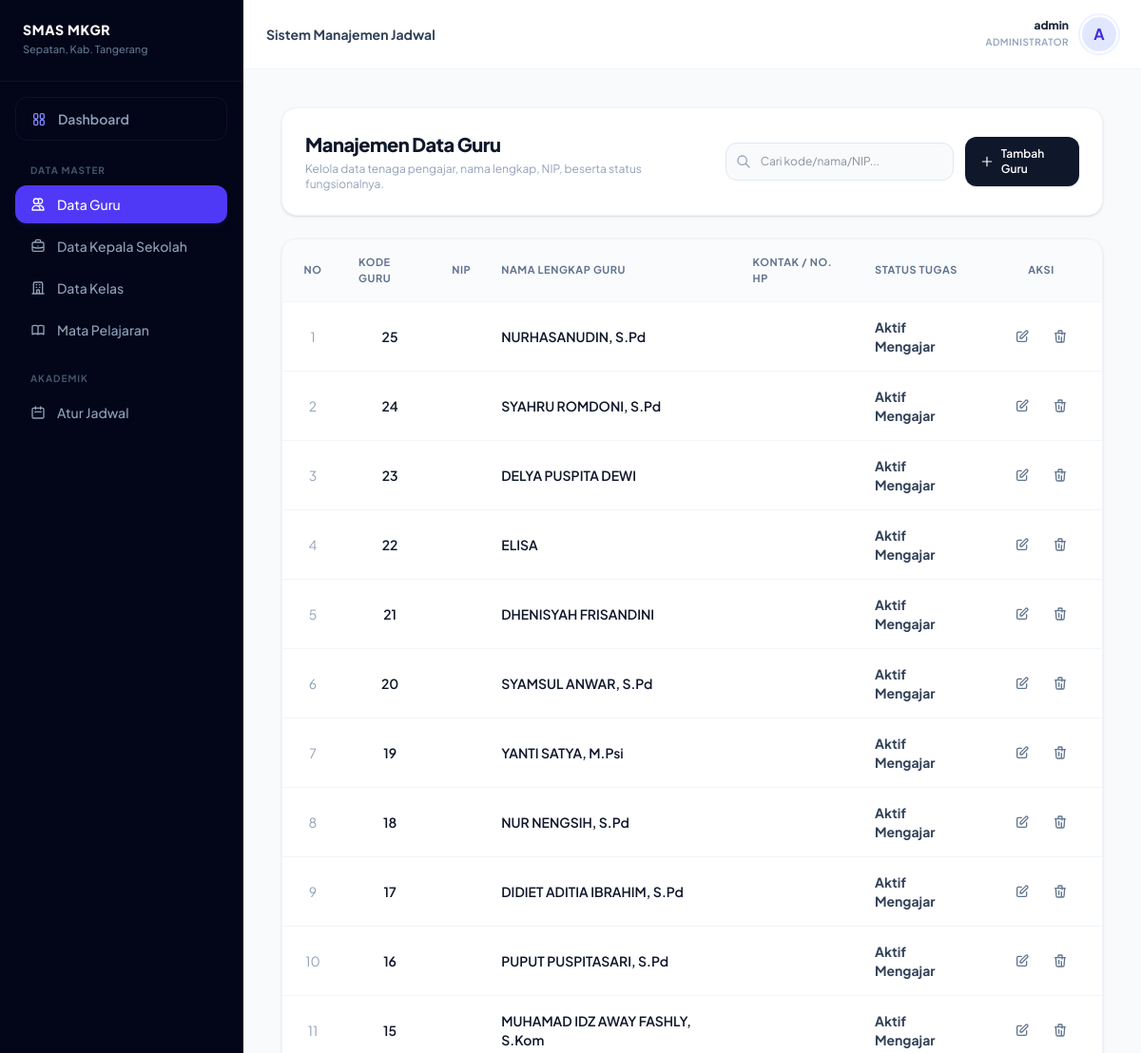
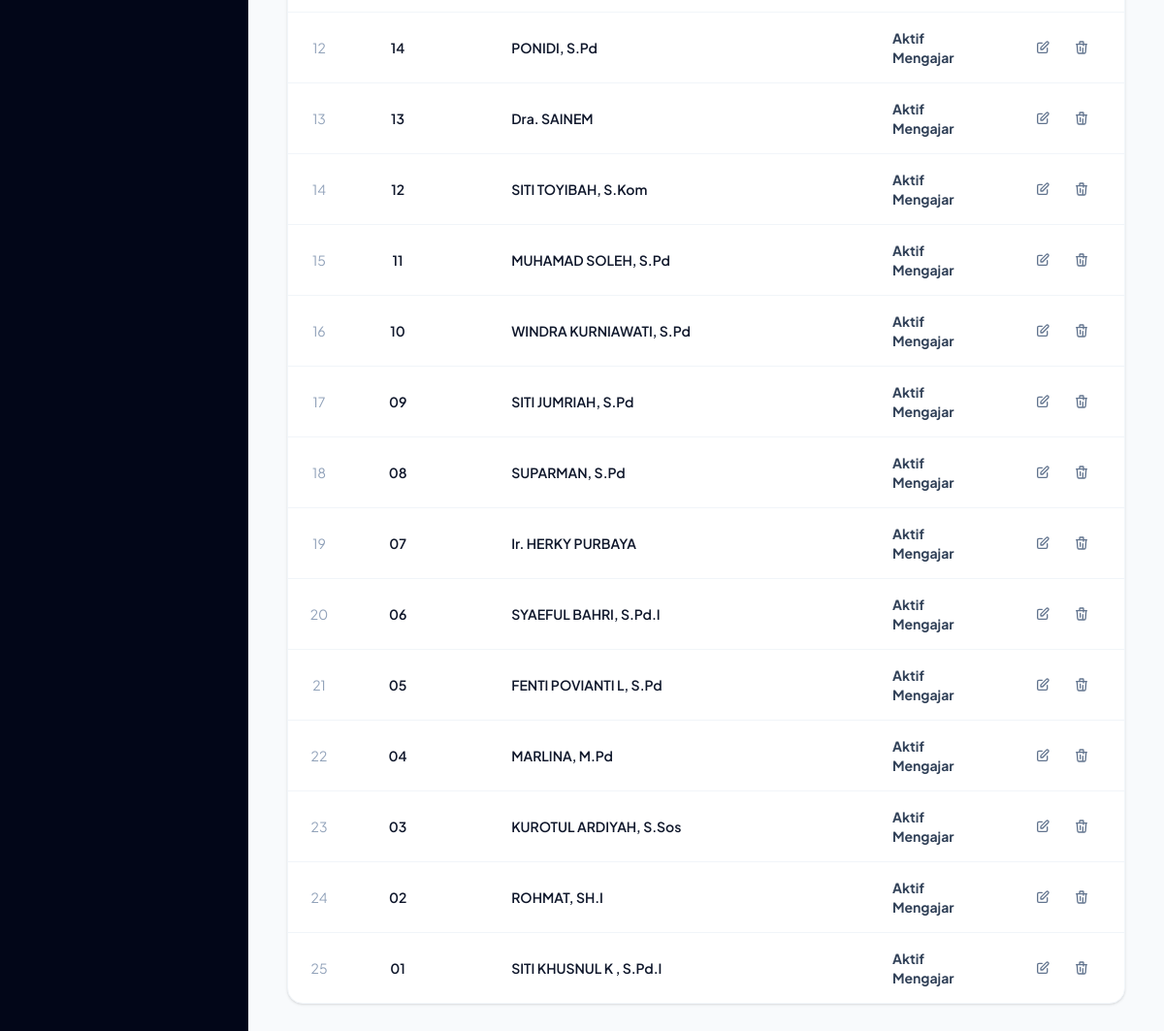
Screenshot of /guru.php (signed in) with the database file from the repository (2 pictures, top to bottom).
### tables this page shows
CREATE TABLE `guru` (
  `id` smallint NOT NULL AUTO_INCREMENT,
  `id_user` int DEFAULT NULL,
  `kode_guru` varchar(10) DEFAULT NULL,
  `nip` char(18) DEFAULT NULL,
  `nama_guru` varchar(60) NOT NULL,
  `kontak` varchar(15) DEFAULT NULL,
  `status_tugas` varchar(30) DEFAULT 'Aktif Mengajar',
  `notes` text,
  PRIMARY KEY (`id`)
);

### guru.php (the view, shortened to what this page needs)
<?php
require_once 'config/database.php';
$allowed_sorts = ['kode_guru', 'nip', 'nama_guru', 'kontak', 'status_tugas'];
$sort = isset($_GET['sort']) && in_array($_GET['sort'], $allowed_sorts) ? $_GET['sort'] : 'id';
$dir = isset($_GET['dir']) && $_GET['dir'] === 'asc' ? 'ASC' : 'DESC';
$search = isset($_GET['q']) ? mysqli_real_escape_string($db, trim($_GET['q'])) : '';
$whereClause = "";
$query = mysqli_query($db, "SELECT guru.*, user.username FROM guru LEFT JOIN user ON guru.id_user = user.id $whereClause ORDER BY guru.$sort $dir");
function sortLink($column, $label, $current_sort, $current_dir) {
    $new_dir = ($current_sort === $column && $current_dir === 'DESC') ? 'asc' : 'desc';
    $icon = '';
    return "<a href='?sort=$column&dir=$new_dir' class='hover:text-slate-800 transition-colors inline-flex items-center gap-1'>$label<span class='text-[10px]'>$icon</span></a>";
}
?>
<!DOCTYPE html>
<html lang="en" class="h-full bg-slate-50">
<head>
    <link href="css/output.css" rel="stylesheet">
</head>
<body class="h-full antialiased text-slate-800 bg-slate-50/50">
    <div class="flex min-h-screen">
        <?php include 'includes/sidebar.php'; ?>
        <div class="flex-1 min-w-0 h-screen overflow-y-auto bg-slate-50/30 relative">
            <?php include 'includes/header.php'; ?>
            <div class="p-6 md:p-10 space-y-6 max-w-[1600px] mx-auto">
                <div class="flex flex-col sm:flex-row sm:items-center sm:justify-between gap-4 bg-white p-6 rounded-2xl border border-slate-100 shadow-sm">
                    <div>
                        <h2 class="text-xl font-extrabold text-slate-900 tracking-tight">Manajemen Data Guru</h2>
                        <p class="text-xs text-slate-400 mt-1">Kelola data tenaga pengajar, nama lengkap, NIP, beserta status fungsionalnya.</p>
                    </div>
                    <div class="flex items-center gap-3">
                        <form method="GET" action="" style="position:relative;">
                            <input type="text" name="q" value="<?= htmlspecialchars($search) ?>" placeholder="Cari kode/nama/NIP..." style="padding: 10px 36px 10px 36px; background:#f8fafc; border:1px solid #e2e8f0; border-radius:12px; font-size:12px; outline:none; width:240px; font-family:inherit; color:#1e293b; transition: border-color .2s, background .2s;" onfocus="this.style.background='#fff';this.style.borderColor='#1e293b'" onblur="this.style.background='#f8fafc';this.style.borderColor='#e2e8f0'">
                        </form>
                        <a href="tambah_guru.php" class="inline-flex items-center justify-center gap-2 px-4 py-2.5 bg-slate-900 hover:bg-slate-800 text-white text-xs font-semibold rounded-xl transition-all shadow-sm active:scale-95">
                            <svg class="w-4 h-4" fill="none" stroke="currentColor" viewBox="0 0 24 24">
                                <path stroke-linecap="round" stroke-linejoin="round" stroke-width="2" d="M12 4v16m8-8H4"></path>
                            </svg>
                            Tambah Guru
                        </a>
                    </div>
                </div>
                <div class="bg-white rounded-2xl border border-slate-100 shadow-sm overflow-hidden">
                    <div class="overflow-x-auto w-full">
                        <table class="w-full text-left border-collapse">
                            <thead>
                                <tr class="bg-slate-50/70 border-b border-slate-100">
                                    <th class="p-4 text-[11px] font-bold text-slate-500 uppercase tracking-wider w-16 text-center">No</th>
                                    <th class="p-4 text-[11px] font-bold text-slate-500 uppercase tracking-wider"><?= sortLink('kode_guru', 'Kode Guru', $sort, $dir) ?></th>
                                    <th class="p-4 text-[11px] font-bold text-slate-500 uppercase tracking-wider"><?= sortLink('nip', 'NIP', $sort, $dir) ?></th>
                                    <th class="p-4 text-[11px] font-bold text-slate-500 uppercase tracking-wider"><?= sortLink('nama_guru', 'Nama Lengkap Guru', $sort, $dir) ?></th>
                                    <th class="p-4 text-[11px] font-bold text-slate-500 uppercase tracking-wider"><?= sortLink('kontak', 'Kontak / No. HP', $sort, $dir) ?></th>
                                    <th class="p-4 text-[11px] font-bold text-slate-500 uppercase tracking-wider"><?= sortLink('status_tugas', 'Status Tugas', $sort, $dir) ?></th>
                                    <th class="p-4 text-[11px] font-bold text-slate-500 uppercase tracking-wider w-32 text-center">Aksi</th>
                                </tr>
                            </thead>
                            <tbody class="divide-y divide-slate-100 text-sm text-slate-700 font-medium">
                                <?php
                                $no = 1;
                                while ($row = mysqli_fetch_assoc($query)) :
                                ?>
                                    <tr class="hover:bg-slate-50/40 transition-colors">
                                        <td class="p-4 text-center text-slate-400 font-normal"><?= $no++; ?></td>
                                        <td class="p-4 text-slate-900 font-semibold text-center"><?= htmlspecialchars($row['kode_guru'] ?? '-'); ?></td>
                                        <td class="p-4 text-slate-900 font-semibold tracking-tight"><?= $row['nip']; ?></td>
                                        <td class="p-4">
                                            <div class="text-slate-900 font-semibold"><?= htmlspecialchars($row['nama_guru'] ?? '-'); ?></div>
                                        </td>
                                        <td class="p-4 text-slate-500 font-normal"><?= $row['kontak']; ?></td>
                                        <td class="p-4">
                                            <?php if ($row['status_tugas'] == 'Aktif Mengajar') : ?>
                                                <span class="font-bold text-slate-700">Aktif Mengajar</span>
                                            <?php else : ?>
                                                <span class="font-bold text-slate-700">Cuti / Non-Aktif</span>
                                            <?php endif; ?>
                                        </td>
                                        <td class="p-4 text-center">
                                            <div class="flex items-center justify-center gap-2">
                                                <a href="edit_guru.php?id=<?= $row['id']; ?>" class="p-2 text-slate-500 hover:text-indigo-600 hover:bg-indigo-50 rounded-lg transition-all" title="Edit">
                                                    <svg class="w-4 h-4" fill="none" stroke="currentColor" viewBox="0 0 24 24">
                                                        <path stroke-linecap="round" stroke-linejoin="round" stroke-width="2" d="M11 5H6a2 2 0 00-2 2v11a2 2 0 002 2h11a2 2 0 002-2v-5m-1.414-9.414a2 2 0 112.828 2.828L11.828 15H9v-2.828l8.586-8.586z"></path>
                                                    </svg>
                                                </a>
                                                <a href="hapus_guru.php?id=<?= $row['id']; ?>" onclick="return confirm('Hapus data guru ini?')" class="p-2 text-slate-500 hover:text-rose-600 hover:bg-rose-50 rounded-lg transition-all" title="Hapus">
                                                    <svg class="w-4 h-4" fill="none" stroke="currentColor" viewBox="0 0 24 24">
                                                        <path stroke-linecap="round" stroke-linejoin="round" stroke-width="2" d="M19 7l-.867 12.142A2 2 0 0116.138 21H7.862a2 2 0 01-1.995-1.858L5 7m5 4v6m4-4v6m1-10V4a1 1 0 00-1-1h-4a1 1 0 00-1 1v3M4 7h16"></path>
                                                    </svg>
                                                </a>
                                            </div>
                                        </td>
                                    </tr>
                                <?php endwhile; ?>
                            </tbody>
                        </table>
                    </div>
                </div>
            </div>
        </div>
    </div>
</body>
</html>

### guru.php (style rules this page uses)
body { font-family: 'Plus Jakarta Sans', sans-serif; }

### rows the page displays
guru: kode_guru "25", nama_guru "NURHASANUDIN, S.Pd", status_tugas "Aktif Mengajar"
guru: kode_guru "24", nama_guru "SYAHRU ROMDONI, S.Pd", status_tugas "Aktif Mengajar"
guru: kode_guru "23", nama_guru "DELYA PUSPITA DEWI", status_tugas "Aktif Mengajar"
guru: kode_guru "22", nama_guru "ELISA", status_tugas "Aktif Mengajar"
guru: kode_guru "21", nama_guru "DHENISYAH FRISANDINI", status_tugas "Aktif Mengajar"
guru: kode_guru "20", nama_guru "SYAMSUL ANWAR, S.Pd", status_tugas "Aktif Mengajar"
guru: kode_guru "19", nama_guru "YANTI SATYA, M.Psi", status_tugas "Aktif Mengajar"
guru: kode_guru "18", nama_guru "NUR NENGSIH, S.Pd", status_tugas "Aktif Mengajar"
guru: kode_guru "17", nama_guru "DIDIET ADITIA IBRAHIM, S.Pd", status_tugas "Aktif Mengajar"
guru: kode_guru "16", nama_guru "PUPUT PUSPITASARI, S.Pd", status_tugas "Aktif Mengajar"
guru: kode_guru "15", nama_guru "MUHAMAD IDZ AWAY FASHLY, S.Kom", status_tugas "Aktif Mengajar"
guru: kode_guru "14", nama_guru "PONIDI, S.Pd", status_tugas "Aktif Mengajar"
guru: kode_guru "13", nama_guru "Dra. SAINEM", status_tugas "Aktif Mengajar"
guru: kode_guru "12", nama_guru "SITI TOYIBAH, S.Kom", status_tugas "Aktif Mengajar"
guru: kode_guru "11", nama_guru "MUHAMAD SOLEH, S.Pd", status_tugas "Aktif Mengajar"
guru: kode_guru "10", nama_guru "WINDRA KURNIAWATI, S.Pd", status_tugas "Aktif Mengajar"
guru: kode_guru "09", nama_guru "SITI JUMRIAH, S.Pd", status_tugas "Aktif Mengajar"
guru: kode_guru "08", nama_guru "SUPARMAN, S.Pd", status_tugas "Aktif Mengajar"
guru: kode_guru "07", nama_guru "Ir. HERKY PURBAYA", status_tugas "Aktif Mengajar"
guru: kode_guru "06", nama_guru "SYAEFUL BAHRI, S.Pd.I", status_tugas "Aktif Mengajar"
guru: kode_guru "05", nama_guru "FENTI POVIANTI L, S.Pd", status_tugas "Aktif Mengajar"
guru: kode_guru "04", nama_guru "MARLINA, M.Pd", status_tugas "Aktif Mengajar"
guru: kode_guru "03", nama_guru "KUROTUL ARDIYAH, S.Sos", status_tugas "Aktif Mengajar"
guru: kode_guru "02", nama_guru "ROHMAT, SH.I", status_tugas "Aktif Mengajar"
guru: kode_guru "01", nama_guru "SITI KHUSNUL K , S.Pd.I", status_tugas "Aktif Mengajar"

### other values shown
$username "admin"
$role_display "ADMINISTRATOR"
substr($username, 0, 1) "A"
$label "KODE GURU NIP NAMA LENGKAP GURU KONTAK / NO. HP STATUS TUGAS"
